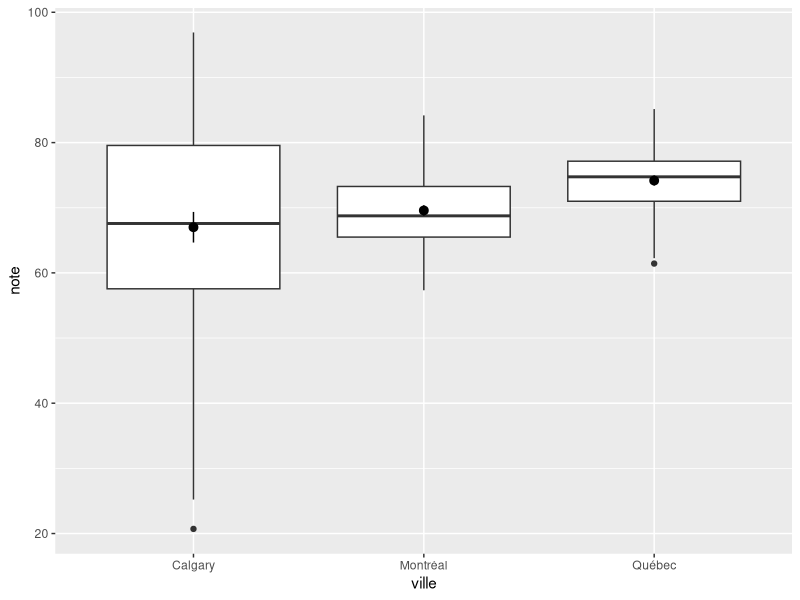
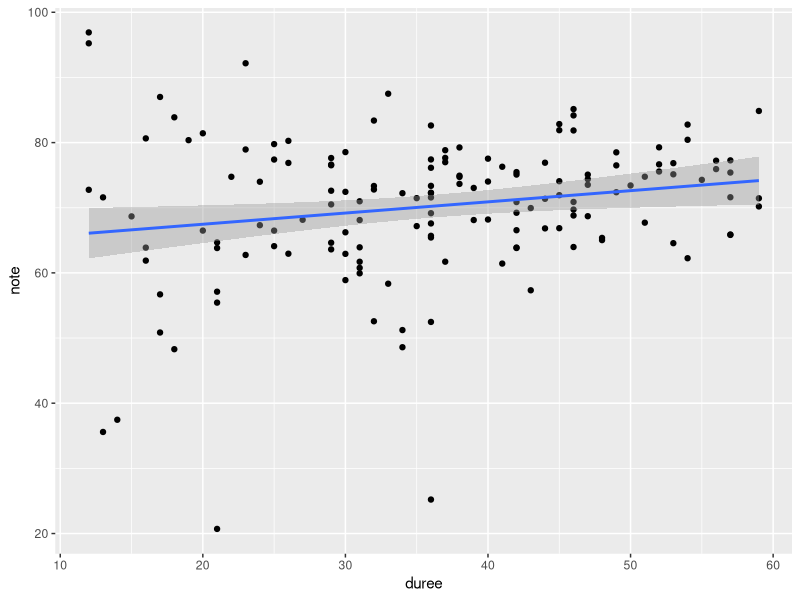
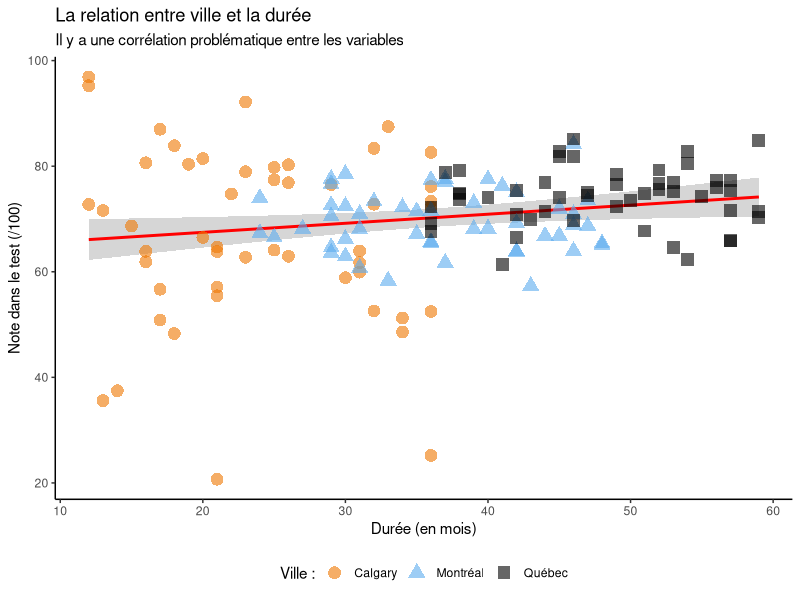
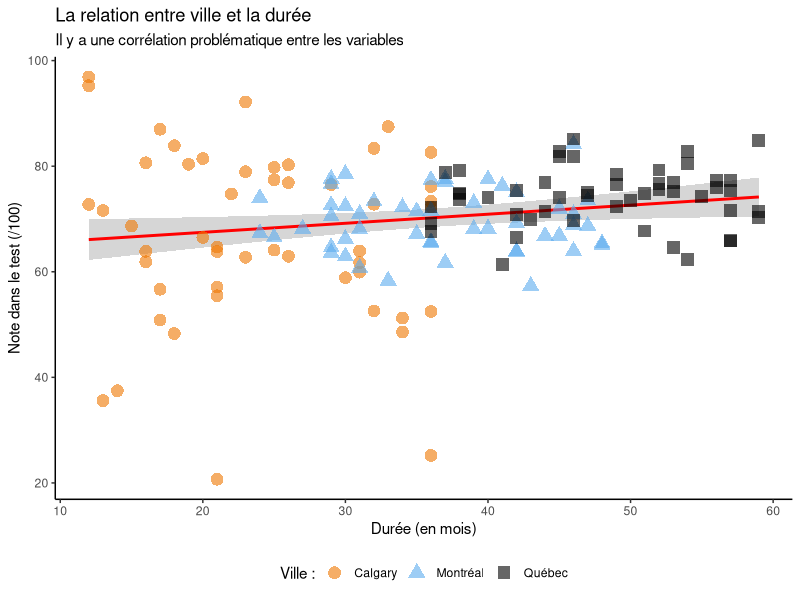

Write the R code that produced these figures, in order.
library(tidyverse)

v2 <- read_csv("donnees/villes2.csv")

v2

# Exploration des données :
v2 |>
  summarize(
    Moyennes = mean(note),
    `Écart-types` = sd(note),
    min = min(note),
    max = max(note),
    n = n(),
    .by = ville
  )

# Figure pour note ~ ville :
ggplot(data = v2, aes(x = ville, y = note)) +
  geom_boxplot() +
  stat_summary()

# Modèle :
mod1 <- lm(note ~ ville, data = v2)
summary(mod1)
nrow(v2)

# La variable duree :
v2 |>
  summarize(
    note_moyenne = mean(note),
    duree_moyenne = mean(duree),
    .by = ville
  )

# Une figure pour examiner la relation entre
# la durée et la note

ggplot(data = v2, aes(x = duree, y = note)) +
  geom_point() +
  geom_smooth(method = "lm") # ou stat_smooth()

# Options pour combiner les variables :
# ggplot(data = v2, aes(x = duree, y = note)) +
#   geom_point(aes(color = ville), size = 3, alpha = 0.5) +
#   geom_smooth(method = "lm") +
#   scale_color_manual(values = c("darkorange2", "steelblue2", "black"))

# Ma figure préférée :
ggplot(data = v2, aes(x = duree, y = note)) +
  geom_smooth(
    method = "lm",
    color = "red",
    linetype = "solid"
  ) +
  geom_point(aes(color = ville, shape = ville), size = 4, alpha = 0.6) +
  # geom_smooth(aes(color = ville), method = "lm") +
  scale_color_manual(values = c("darkorange2", "steelblue2", "black")) +
  theme_classic() +
  labs(
    x = "Durée (en mois)",
    y = "Note dans le test (/100)",
    title = "La relation entre ville et la durée",
    subtitle = "Il y a une corrélation problématique entre les variables",
    color = "Ville :",
    shape = "Ville :"
  ) +
  theme(
    legend.position = "bottom"
  )

# Pour enregistrer la figure :
ggsave(
  filename = "diapos/seance-6-7/ma_figure.jpeg",
  dpi = 500, width = 7, height = 3.5
)

# ggplot(data = v2, aes(x = duree, y = note)) +
#   geom_point(size = 3, alpha = 0.5) +
#   geom_smooth(method = "lm") +
#   facet_grid(~ville) +
#   scale_color_manual(values = c("darkorange2", "steelblue2", "black"))

# Le modèle
mod1 <- lm(note ~ ville, data = v2)
mod2 <- lm(note ~ duree, data = v2)
mod3 <- lm(note ~ ville + duree, data = v2)

summary(mod1) # Q ≠ C
summary(mod2) # duree a un effet
summary(mod3)

mod3 |> confint()
